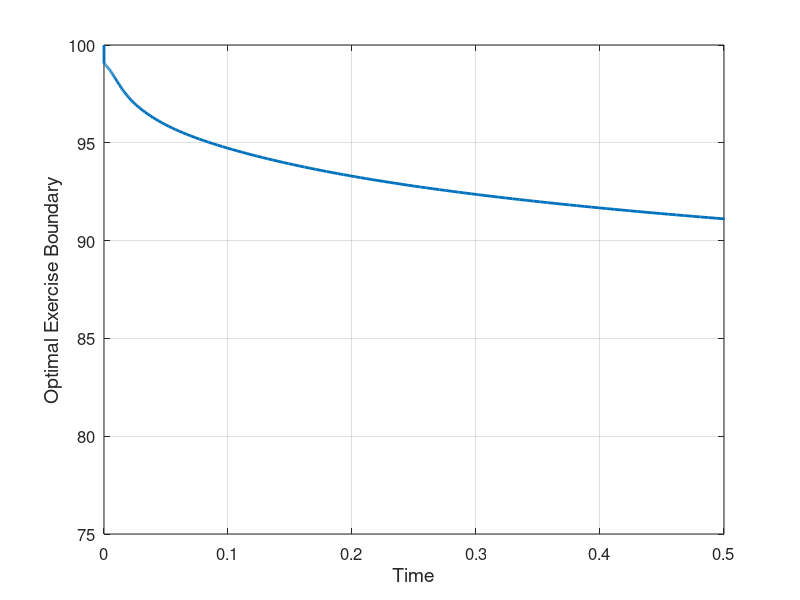
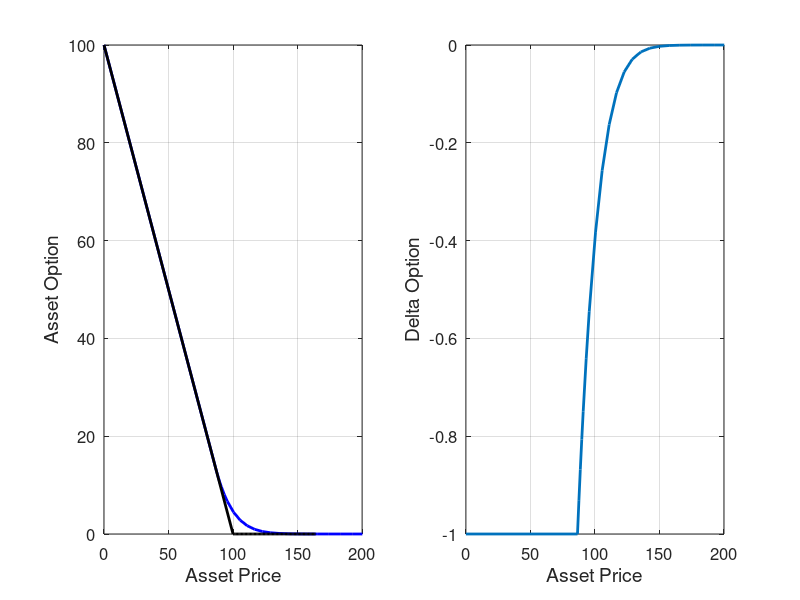
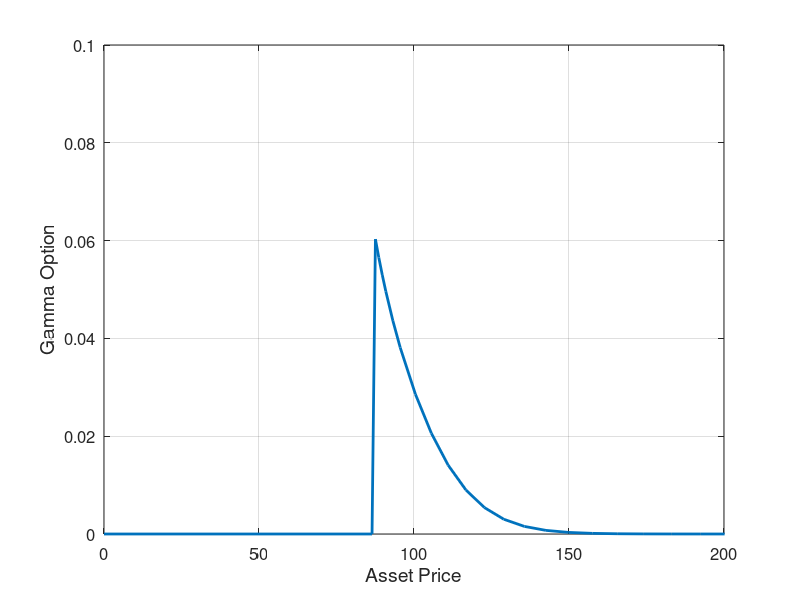

These figures' MATLAB source, in order:
% 1. DPC-Loc2.........Gamma-3.......

clc
clear all
close all

format long
m = 0.5;    % power term of the options. 
            % Could be any arbitrary rational number

rd = 0.05;   % risk free interest for each regime
sigm = 0.2;  % constant volatility for each regime
sigma = m*sigm; % new volatility depending on m

K = 100;      % asset price at expiration time
T = 3;        % expiration time
Tol = 10^-2;  % Tolerance

h = 0.05; dt = 0.0025; x_max = 3; 
nx = x_max/h; nt = T/dt;   % rectangular domain of x and t (mesh)
                     
sfm(1) = K; % allocating first column to be the initial
                        % optimal exercise boundary  

% begin.........adding few grid points locally to the left boundary                        
haa = h/4;
hx(1) = h/4; hx(2) = h/4; hx(3) = h/4; hx(4) = h/4; 
hx(5) = h/2; hx(6) = h/2;  
for i = 7:nx+4
    hx(i)  = h;
end

xx(1) = 0;
for i = 2:nx+5
    xx(i) = xx(i-1)+hx(i-1);
end
% end.........adding few grid points locally to the left boundary 

% begin.........intializing variables 
for i = 1:nx+5
    U_old(i) = 0;  
    W_old(i) = 0;
    Y_old(i) = 0;
end
% end.........intializing variables

% begin.........formulating the non-uniform compact differencing
for i = 1:nx+3
    ab1(i) = (hx(i+1)/(hx(i)+hx(i+1)))*((((hx(i))^2)+hx(i)*hx(i+1)-...
        ((hx(i+1))^2))/(((hx(i))^2)+3*hx(i)*hx(i+1)+((hx(i+1))^2)));
    ab3(i) = (hx(i)/(hx(i)+hx(i+1)))*((((hx(i+1))^2)+hx(i)*hx(i+1)-...
        ((hx(i))^2))/(((hx(i))^2)+3*hx(i)*hx(i+1)+((hx(i+1))^2)));
    
    bc1(i) = (hx(i+1)/(hx(i)+hx(i+1)))*(12/(((hx(i))^2)+3*hx(i)*hx(i+1)...
        +((hx(i+1))^2)));
    bc2(i) = -(12/(((hx(i))^2)+3*hx(i)*hx(i+1)+((hx(i+1))^2)));
    bc3(i) = (hx(i)/(hx(i)+hx(i+1)))*(12/(((hx(i))^2)+3*hx(i)*hx(i+1)...
        +((hx(i+1))^2)));
end
% end.........formulating the non-uniform compact differencing

% begin.........Discrete matrix system
for i=1:nx+3
    if i == 1
        B(i,i) = -24/haa^2; B(i,i+1) = 12/haa^2;
        N(i,i) = 6; 
        A(i,i) = -120/haa^2; A(i,i+1) = -30/(2*haa^2);
        M(i,i) = 10;
    elseif i == nx+3
        B(i,i-1) = bc1(i); B(i,i) = bc2(i); 
        N(i,i-1) = ab1(i); N(i,i) = 1; 

        A(i,i-1) = bc1(i); A(i,i) = bc2(i); 
        M(i,i-1) = ab1(i); M(i,i) = 1; 
    else
        B(i,i-1) = bc1(i); B(i,i) = bc2(i); B(i,i+1) = bc3(i);
        N(i,i-1) = ab1(i); N(i,i) = 1; N(i,i+1) = ab3(i);

        A(i,i-1) = bc1(i); A(i,i) = bc2(i); A(i,i+1) = bc3(i);
        M(i,i-1) = ab1(i); M(i,i) = 1; M(i,i+1) = ab3(i);
    end
end
% end.........Discrete matrix system

% begin.........further initialization of parameters
kk = 1; t = 0; rr = 0; dta = dt; rf = 0;
mb1 = 0.5*sigma^2; mc1 = rd; nu = m*(rd-rf-0.5*sigm^2);

a20 = 2/sigma^2; 
a21 = rd-m*rd+(m*sigm^2)/2; 
a22 = a20*a21;

a1 = (85/18)+(2*rd*haa^2)/sigma^2; 
a2 = (85/18)+(11/3)*haa+a22*haa^2;  
     
b0 = 85/18; b1 = 6; 
b2 = 3/2; b3 = 2/9; 
% end.........further initialization of parameters

tic
while t<T
    
    % begin.................................................
    nn = 0; 
    if t+dt>T
      dt = T-t;  % ensure that the t+dt<=T
    end
    % end.................................................
    
    while(1)
        
        % begin.................................................
        U1 = (2/haa^2)*(U_old(1)-2*U_old(2)+U_old(3))-(1/(2*haa))*...
            (W_old(3)-W_old(1));
        U2 = (2/haa^2)*(U_old(2)-2*U_old(3)+U_old(4))-(1/(2*haa))*...
            (W_old(4)-W_old(2));
        U3 = (2/haa^2)*(U_old(3)-2*U_old(4)+U_old(5))-(1/(2*haa))*...
            (W_old(5)-W_old(3));

        Uh1 = (0.5*sigma^2)*(b1*U1-b2*U2+b3*U3);
        Uh2 = mc1*(b1*U_old(2)-b2*U_old(3)+b3*U_old(4));
        Wh1 = nu*(b1*W_old(2)-b2*W_old(3)+b3*W_old(4));
    
        h0 = a2+(1/sfm(kk))*(b1*W_old(2)-b2*W_old(3)+b3*W_old(4));
    
        Ra1 =  -(Uh1-Uh2+Wh1)/h0; 
        s1 = Ra1/sfm(kk)+nu;
     
        Hu1(1) = (12/haa^2)*(K-sfm(kk))-(3/haa)*(W_old(3)+sfm(kk)); 
        Hu1(nx+3) = 0; Hu1 = Hu1';

        Hw1(1) = ((15*sfm(kk))/haa^2)+(150/(2*haa^3))*(U_old(3)-...
            (K-sfm(kk))); 
        Hw1(nx+3) = 0; Hw1 = Hw1'; 


        y0 = (2*rd*K)/sigma^2-a22*sfm(kk);
        Hy1(1) = (150/(2*haa^3))*(W_old(3)+(sfm(kk)))-((15*y0)...
            /haa^2);
        Hy1(nx+3) = 0; Hy1 = Hy1';

        Ru1 = (mb1)*(N\(B*U_old(2:nx+4)'+Hu1))+s1*W_old(2:nx+4)'-mc1*...
            U_old(2:nx+4)'; 
        Ua1 = U_old(2:nx+4)'+(dt/5)*Ru1; 
    
        sfa = -(6*Ua1(1)-1.5*Ua1(2)+(2/9)*Ua1(3)-a1*K)/a2;    
        Rb1 = -(6*Ru1(1)-1.5*Ru1(2)+(2/9)*Ru1(3))/a2; 
            
        Rw1 = (mb1)*(M\(A*W_old(2:nx+4)'+Hw1))+s1*(N\(B*U_old...
            (2:nx+4)'+Hu1))-mc1*W_old(2:nx+4)';
        Wa1 = W_old(2:nx+4)'+(dt/5)*Rw1;  

        Ry1 = (mb1)*(M\(A*Y_old(2:nx+4)'+Hy1))+s1*(M\(A*W_old(2:nx+4)'...
            +Hw1))-mc1*Y_old(2:nx+4)';
        Ya1 = Y_old(2:nx+4)'+(dt/5)*Ry1; 
        % end.................................................
    
        % begin.................................................
        s1 = Rb1/sfa+nu;
  
        Iu1(1) = (12/haa^2)*(K-sfa)-(3/haa)*(Wa1(2)+sfa); 
        Iu1(nx+3) = 0; Iu1 = Iu1';

        Iw1(1) = ((15*sfa)/haa^2)+(150/(2*haa^3))*(Ua1(2)-(K-sfa));  
        Iw1(nx+3) = 0; Iw1 = Iw1'; 
 
        y0 = (2*rd*K)/sigma^2-a22*sfa;
        Iy1(1) = (150/(2*haa^3))*(Wa1(2)+(sfa))-((15*y0)/haa^2);
        Iy1(nx+3) = 0; Iy1 = Iy1';
    
        Su1 = (mb1)*(N\(B*Ua1+Iu1))+s1*Wa1-mc1*Ua1;
        Ub1 = U_old(2:nx+4)'+dt*((3/40)*Ru1+(9/40)*Su1); 
      
        sfb = -(6*Ub1(1)-1.5*Ub1(2)+(2/9)*Ub1(3)-a1*K)/a2; 
        Rc1 = -(6*Su1(1)-1.5*Su1(2)+(2/9)*Su1(3))/a2; 
    
        Sw1 = (mb1)*(M\(A*Wa1+Iw1))+s1*(N\(B*Ua1+Iu1))-mc1*Wa1;
        Wb1 = W_old(2:nx+4)'+dt*((3/40)*Rw1+(9/40)*Sw1);

        Sy1 = (mb1)*(M\(A*Ya1+Iy1))+s1*(M\(A*Wa1+Iw1))-mc1*Ya1;
        Yb1 = Y_old(2:nx+4)'+dt*((3/40)*Ry1+(9/40)*Sy1);
        % end.................................................
    
        % begin.................................................
        s1 = Rc1/sfb+nu;
    
        Ju1(1) = (12/haa^2)*(K-sfb)-(3/haa)*(Wb1(2)+sfb); 
        Ju1(nx+3) = 0; Ju1 = Ju1';

        Jw1(1) = ((15*sfb)/haa^2)+(150/(2*haa^3))*(Ub1(2)-(K-sfb));  
        Jw1(nx+3) = 0; Jw1 = Jw1';

        y0 = (2*rd*K)/sigma^2-a22*sfb;
        Jy1(1) = (150/(2*haa^3))*(Wb1(2)+(sfb))-((15*y0)/haa^2);
        Jy1(nx+3) = 0; Jy1 = Jy1';

        Tu1 = (mb1)*(N\(B*Ub1+Ju1))+s1*Wb1-mc1*Ub1;    
        Uc1 = U_old(2:nx+4)'+dt*((44/45)*Ru1-(56/15)*Su1+(32/9)*Tu1); 
    
        sfc = -(6*Uc1(1)-1.5*Uc1(2)+(2/9)*Uc1(3)-a1*K)/a2; 
        Rd1 = -(6*Tu1(1)-1.5*Tu1(2)+(2/9)*Tu1(3))/a2; 
    
        Tw1 = (mb1)*(M\(A*Wb1+Jw1))+s1*(N\(B*Ub1+Ju1))-mc1*Wb1;    
        Wc1 = W_old(2:nx+4)'+dt*((44/45)*Rw1-(56/15)*Sw1+(32/9)*Tw1); 

        Ty1 = (mb1)*(M\(A*Yb1+Jy1))+s1*(M\(A*Wb1+Jw1))-mc1*Yb1;
        Yc1 = Y_old(2:nx+4)'+dt*((44/45)*Ry1-(56/15)*Sy1+(32/9)*Ty1);
        % end.................................................
    
        % begin.................................................
        s1 = Rd1/sfc+nu;
    
        Ku1(1) = (12/haa^2)*(K-sfc)-(3/haa)*(Wc1(2)+sfc); 
        Ku1(nx+3) = 0; Ku1 = Ku1';

        Kw1(1) = ((15*sfc)/haa^2)+(150/(2*haa^3))*(Uc1(2)-(K-sfc));  
        Kw1(nx+3) = 0; Kw1 = Kw1';

        y0 = (2*rd*K)/sigma^2-a22*sfc;
        Ky1(1) = (150/(2*haa^3))*(Wc1(2)+(sfc))-((15*y0)/haa^2);
        Ky1(nx+3) = 0; Ky1 = Ky1';

    
        Uu1 = (mb1)*(N\(B*Uc1+Ku1))+s1*Wc1-mc1*Uc1;    
        Ud1 = U_old(2:nx+4)'+dt*((19372/6561)*Ru1-(25360/2187)*Su1+...
            (64448/6561)*Tu1-(212/729)*Uu1); 
    
        sfd = -(6*Ud1(1)-1.5*Ud1(2)+(2/9)*Ud1(3)-a1*K)/a2; 
        Re1 = -(6*Uu1(1)-1.5*Uu1(2)+(2/9)*Uu1(3))/a2; 
    
        Uw1 = (mb1)*(M\(A*Wc1+Kw1))+s1*(N\(B*Uc1+Ku1))-mc1*Wc1;    
        Wd1 = W_old(2:nx+4)'+dt*((19372/6561)*Rw1-(25360/2187)*Sw1+...
            (64448/6561)*Tw1-(212/729)*Uw1);

        Uy1 = (mb1)*(M\(A*Yc1+Ky1))+s1*(M\(A*Wc1+Kw1))-mc1*Yc1;
        Yd1 = Y_old(2:nx+4)'+dt*((19372/6561)*Ry1-(25360/2187)*Sy1+...
            (64448/6561)*Ty1-(212/729)*Uy1);
        % end.................................................
       
        % begin.................................................
        s1 = Re1/sfd+nu;
    
        Lu1(1) = (12/haa^2)*(K-sfd)-(3/haa)*(Wd1(2)+sfd);  
        Lu1(nx+3) = 0; Lu1 = Lu1';

        Lw1(1) = ((15*sfd)/haa^2)+(150/(2*haa^3))*(Ud1(2)-(K-sfd));  
        Lw1(nx+3) = 0; Lw1 = Lw1';

        ya = (11/(3*haa))*sfd-(85/(18*haa^2))*(K-sfd);
        yb = (1/haa^2)*(6*Ud1(1)-1.5*Ud1(2)+(2/9)*Ud1(3)); 
        y0 = (2*rd*K)/sigma^2-a22*sfd;

        Ly1(1) = (150/(2*haa^3))*(Wd1(2)+(sfd))-((15*y0)/haa^2);
        Ly1(nx+3) = 0; Ly1 = Ly1';
    
        Vu1 = (mb1)*(N\(B*Ud1+Lu1))+s1*Wd1-mc1*Ud1;    
        Ue1 = U_old(2:nx+4)'+dt*((9017/3168)*Ru1-(355/33)*Su1+(46732/...
            5247)*Tu1+(49/176)*Uu1-(5103/18656)*Vu1); 
    
        sfe = -(6*Ue1(1)-1.5*Ue1(2)+(2/9)*Ue1(3)-a1*K)/a2; 
        Rf1 = -(6*Vu1(1)-1.5*Vu1(2)+(2/9)*Vu1(3))/a2; 
    
        Vw1 = (mb1)*(M\(A*Wd1+Lw1))+s1*(N\(B*Ud1+Lu1))-mc1*Wd1;    
        We1 = W_old(2:nx+4)'+dt*((9017/3168)*Rw1-(355/33)*Sw1+(46732/...
            5247)*Tw1+(49/176)*Uw1-(5103/18656)*Vw1);

        Vy1 = (mb1)*(M\(A*Yd1+Ly1))+s1*(M\(A*Wd1+Lw1))-mc1*Yd1;
        Ye1 = Y_old(2:nx+4)'+dt*((9017/3168)*Ry1-(355/33)*Sy1+(46732/...
            5247)*Ty1+(49/176)*Uy1-(5103/18656)*Vy1);
        % end.................................................
        
        % begin.................................................
        s1 = Rf1/sfe+nu;
    
        Mu1(1) = (12/haa^2)*(K-sfe)-(3/haa)*(We1(2)+sfe);  
        Mu1(nx+3) = 0; Mu1 = Mu1';

        Mw1(1) = ((15*sfe)/haa^2)+(150/(2*haa^3))*(Ue1(2)-(K-sfe)); 
        Mw1(nx+3) = 0; Mw1 = Mw1';

        ya = (11/(3*haa))*sfe-(85/(18*haa^2))*(K-sfe);
        yb = (1/haa^2)*(6*Ue1(1)-1.5*Ue1(2)+(2/9)*Ue1(3)); 
        y0 = (2*rd*K)/sigma^2-a22*sfe;
      
        My1(1) = (150/(2*haa^3))*(We1(2)+(sfe))-((15*y0)/haa^2);
        My1(nx+3) = 0; My1 = My1';
    
        Wu1 = (mb1)*(N\(B*Ue1+Mu1))+s1*We1-mc1*Ue1;    
        Uf1 = U_old(2:nx+4)'+dt*((35/384)*Ru1+(500/1113)*Tu1+(125/192)...
            *Uu1-(2187/6784)*Vu1+(11/84)*Wu1); 
    
        sff = -(6*Uf1(1)-1.5*Uf1(2)+(2/9)*Uf1(3)-a1*K)/a2; 
        Rg1 = -(6*Wu1(1)-1.5*Wu1(2)+(2/9)*Wu1(3))/a2; 
    
        Ww1 = (mb1)*(M\(A*We1+Mw1))+s1*(N\(B*Ue1+Mu1))-mc1*We1;    
        Wf1 = W_old(2:nx+4)'+dt*((35/384)*Rw1+(500/1113)*Tw1+(125/192)...
            *Uw1-(2187/6784)*Vw1+(11/84)*Ww1);

        Wy1 = (mb1)*(M\(A*Ye1+My1))+s1*(M\(A*We1+Mw1))-mc1*Ye1;
        Yf1 = Y_old(2:nx+4)'+dt*((35/384)*Ry1+(500/1113)*Ty1+(125/192)...
            *Uy1-(2187/6784)*Vy1+(11/84)*Wy1);
        
        ab = isreal(sum(Uf1)); ac = isreal(sum(Wf1)); ad = isreal(sff);
        if ab == 1 && ac == 1 && ad == 1
            break;
        else
            dt = 0.5*dt;    % establising maximum time step
            Hu1 = Hu1';  Hw1 = Hw1'; Hy1 = Hy1';
            Iu1 = Iu1';  Iw1 = Iw1'; Iy1 = Iy1';
            Ju1 = Ju1';  Jw1 = Jw1'; Jy1 = Jy1';
            Ku1 = Ku1';  Kw1 = Kw1'; Ky1 = Ky1';
            Lu1 = Lu1';  Lw1 = Lw1'; Ly1 = Ly1'; 
            Mu1 = Mu1';  Mw1 = Mw1'; My1 = My1';
        end       
    % end.................................................
    end    
    
    % begin.................................................    
    s1 = Rg1/sff+nu;
    
    Nu1(1) = (12/haa^2)*(K-sff)-(3/haa)*(Wf1(2)+sff);  
    Nu1(nx+3) = 0; Nu1 = Nu1';

    Nw1(1) = ((15*sff)/haa^2)+(150/(2*haa^3))*(Uf1(2)-(K-sff)); 
    Nw1(nx+3) = 0; Nw1 = Nw1';
 
    y0 = (2*rd*K)/sigma^2-a22*sff;
      
    Ny1(1) = (150/(2*haa^3))*(Wf1(2)+(sff))-((15*y0)/haa^2);
    Ny1(nx+3) = 0; Ny1 = Ny1';
    
    Xu1 = (mb1)*(N\(B*Uf1+Nu1))+s1*Wf1-mc1*Uf1;    
    Un1 = Uf1;
    sfnew = -(6*Un1(1)-1.5*Un1(2)+(2/9)*Un1(3)-a1*K)/a2;
    
    Un = U_old(2:nx+4)'+dt*((5179/57600)*Ru1+(7571/16695)*Tu1+...
      (393/640)*Uu1-(92097/339200)*Vu1+(187/2100)*Wu1+(1/40)*Xu1);
    sfne = -(6*Un(1)-1.5*Un(2)+(2/9)*Un(3)-a1*K)/a2;
    
    Xw1 = (mb1)*(M\(A*Wf1+Nw1))+s1*(N\(B*Uf1+Nu1))-mc1*Wf1;    
    Wn1 = Wf1;
    
    Wn = W_old(2:nx+4)'+dt*((5179/57600)*Rw1+(7571/16695)*Tw1+...
      (393/640)*Uw1-(92097/339200)*Vw1+(187/2100)*Ww1+(1/40)*Xw1);

    Xy1 = (mb1)*(M\(A*Yf1+Ny1))+s1*(M\(A*Wf1+Nw1))-mc1*Yf1;
    Yn1 = Yf1;
    
    Yn = Y_old(2:nx+4)'+dt*((5179/57600)*Ry1+(7571/16695)*Ty1+...
      (393/640)*Uy1-(92097/339200)*Vy1+(187/2100)*Wy1+(1/40)*Xy1);
    % end.......................................................
    
    % begin: defining error threshold
    Reu(1) = max(abs(Un1-Un)); Reu(2) = max(abs(Wn1-Wn)); 
    Reu(3) = abs(sfnew-sfne); Reu(4) = max(abs(Yn1-Yn)); 
    aw = abs(max(Reu));
    % end: defining error threshold
   
   % begin: transfer of variables.
   if aw<=Tol
       U_iter1(1) = K-sfnew; U_iter1(nx+5) = 0; 
       for i = 2:nx+4
           U_iter1(i) = Un1(i-1);
       end
       
       W_iter1(1) = -sfnew; W_iter1(nx+5) = 0;  
       for i = 2:nx+4
          W_iter1(i) = Wn1(i-1);
       end

       Y_iter1(1) = (2*rd*K)/sigma^2-a22*sfnew; Y_iter1(nx+5) = 0;  
       for i = 2:nx+4
          Y_iter1(i) = Yn1(i-1);
       end
       % end: transfer of variables.
       sfm(kk+1) = sfnew; sf=sfnew  % Storing the early exercise boundary
       fff(kk) = dt; kk = kk+1;
        
        for i = 1:nx+5
            U_old(i) = U_iter1(i); 
            W_old(i) = W_iter1(i); % assigning values
            Y_old(i) = Y_iter1(i);
        end       
        Hu1 = Hu1';  Hw1 = Hw1'; Hy1 = Hy1';
        Iu1 = Iu1';  Iw1 = Iw1'; Iy1 = Iy1';
        Ju1 = Ju1';  Jw1 = Jw1'; Jy1 = Jy1';
        Ku1 = Ku1';  Kw1 = Kw1'; Ky1 = Ky1';
        Lu1 = Lu1';  Lw1 = Lw1'; Ly1 = Ly1'; 
        Mu1 = Mu1';  Mw1 = Mw1'; My1 = My1';
        Nu1 = Nu1';  Nw1 = Nw1'; Ny1 = Ny1';
        t = t+dt;  
        dt = 0.9*dt*((Tol/abs(max(Reu)))^(0.25));
        % end: transfer values
    else
        % begin: select the optimal step size
        dt = 0.9*dt*((Tol/abs(max(Reu)))^(0.2));
        Hu1 = Hu1';  Hw1 = Hw1'; Hy1 = Hy1';
        Iu1 = Iu1';  Iw1 = Iw1'; Iy1 = Iy1';
        Ju1 = Ju1';  Jw1 = Jw1'; Jy1 = Jy1';
        Ku1 = Ku1';  Kw1 = Kw1'; Ky1 = Ky1';
        Lu1 = Lu1';  Lw1 = Lw1'; Ly1 = Ly1'; 
        Mu1 = Mu1';  Mw1 = Mw1'; My1 = My1';
        Nu1 = Nu1';  Nw1 = Nw1'; Ny1 = Ny1';
        rr = rr+1;
    end    % change the column
end

% begin.......visualization procedure

ay(1) = 0;
for i = 2:length(fff)+1
ay(i) = ay(i-1)+fff(i-1);
end
                                % plot parameter
ayy(1) = 0;
for i = 2:length(fff)
ayy(i) = ay(i-1)+fff(i-1);
end

for i = 1:nx+5
    S1(i) = exp(xx(i))*sfnew; % computing asset value
end

for i = 1:nx+6
    if i==1
        Smain1(i) = 0;  
        Smain3(i) = 0;
        Vmain1(i) = K - Smain1(i); 
        Vmain3(i) = K - Smain3(i);  % option value
    else
        Smain1(i) = S1(i-1); 
        Smain3(i) = K+(i-2);       
        Vmain1(i) = U_iter1(i-1);
        Vmain3(i) = 0;
    end
end

Wmain1(1) = -1;
for i = 2:nx+6
    Wmain1(i) = W_iter1(i-1)/S1(i-1);  % delta sensitivity
end

Ymain1(1) = 0;
for i = 2:nx+6
    if i==2
        Ymain1(i) = 0;
    else
        Ymain1(i) = (Y_iter1(i-1)-W_iter1(i-1))/... % Gamma
        (S1(i-1)*S1(i-1)); 
    end
end

% start: interpolated data
Tableu(1) = interp1(Smain1,Vmain1,80); 
Tableu(2) = interp1(Smain1,Vmain1,90,'spline');  
Tableu(3) = interp1(Smain1,Vmain1,100,'spline');  
Tableu(4) = interp1(Smain1,Vmain1,110,'spline'); 
Tableu(5) = interp1(Smain1,Vmain1,120,'spline');     

Tablew(1) = interp1(Smain1,Wmain1,80); 
Tablew(2) = interp1(Smain1,Wmain1,90,'spline'); 
Tablew(3) = interp1(Smain1,Wmain1,100,'spline'); 
Tablew(4) = interp1(Smain1,Wmain1,110,'spline'); 
Tablew(5) = interp1(Smain1,Wmain1,120,'spline');

Tabley(1) = interp1(Smain1,Ymain1,80); 
Tabley(2) = interp1(Smain1,Ymain1,90,'pchip'); 
Tabley(3) = interp1(Smain1,Ymain1,100,'pchip'); 
Tabley(4) = interp1(Smain1,Ymain1,110,'pchip'); 
Tabley(5) = interp1(Smain1,Ymain1,120,'pchip');
% end: interpolated data

% start: visualization
figure(1)
plot(ay,sfm,'LineWidth',2)
set(gca,'FontSize',12)
o=ylabel('Optimal Exercise Boundary','FontSize',14);
get(o)
p=xlabel('Time','FontSize',14);
get(p)
grid on
axis([0,0.5,75,100])

figure(2)
subplot(1,2,1)
plot(Smain1,Vmain1,'b','LineWidth',2)
hold on
plot(Smain3,Vmain3,'k','LineWidth',2)
set(gca,'FontSize',12)
o=ylabel('Asset Option','FontSize',14);
get(o)
p=xlabel('Asset Price','FontSize',14);
get(p)
grid on
axis([0,200,0,100])

subplot(1,2,2)
plot(Smain1,Wmain1,'LineWidth',2)
set(gca,'FontSize',12)
o=ylabel('Delta Option','FontSize',14);
get(o)
p=xlabel('Asset Price','FontSize',14);
get(p)
grid on
axis([0 200 -1 0])

figure(3)
plot(Smain1,Ymain1,'LineWidth',2)
set(gca,'FontSize',12)
o=ylabel('Gamma Option','FontSize',14);
get(o)
p=xlabel('Asset Price','FontSize',14);
get(p)
grid on
axis([0,200,0,0.1])
% end: visualization
% end.......visualization procedure
toc